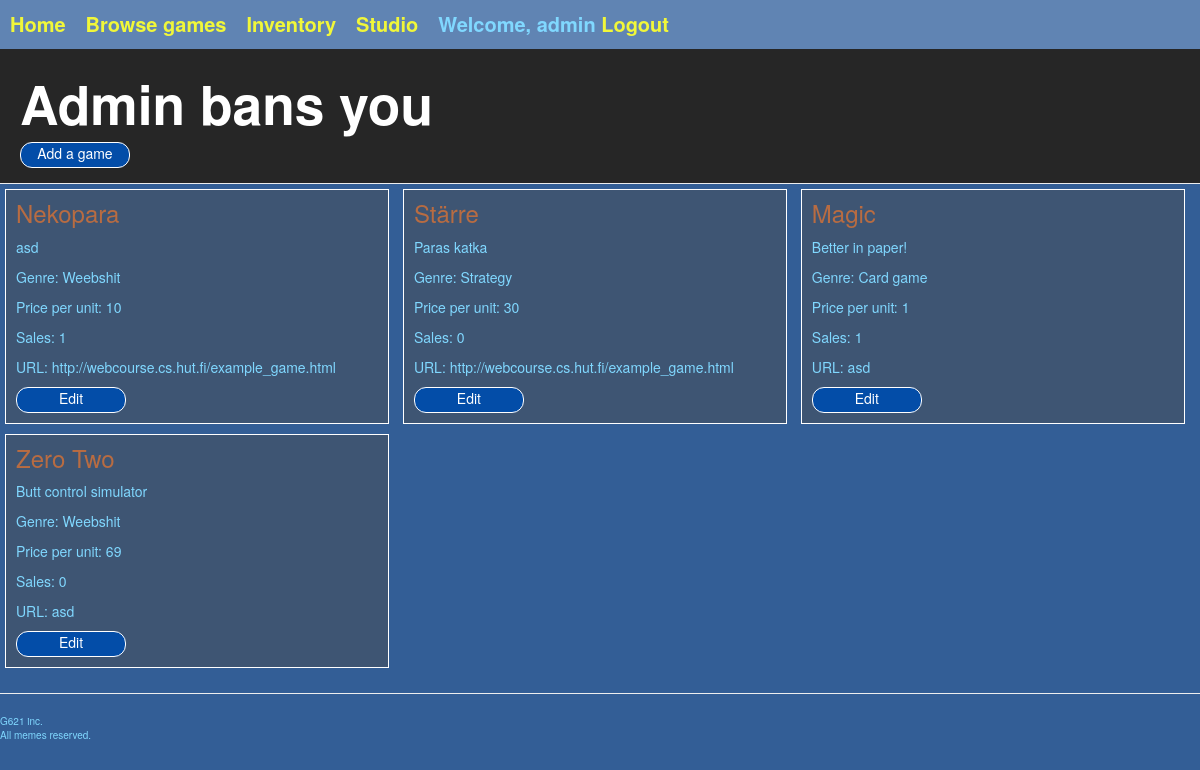
/studio/ (signed in), run on an earlier commit of the app's database.
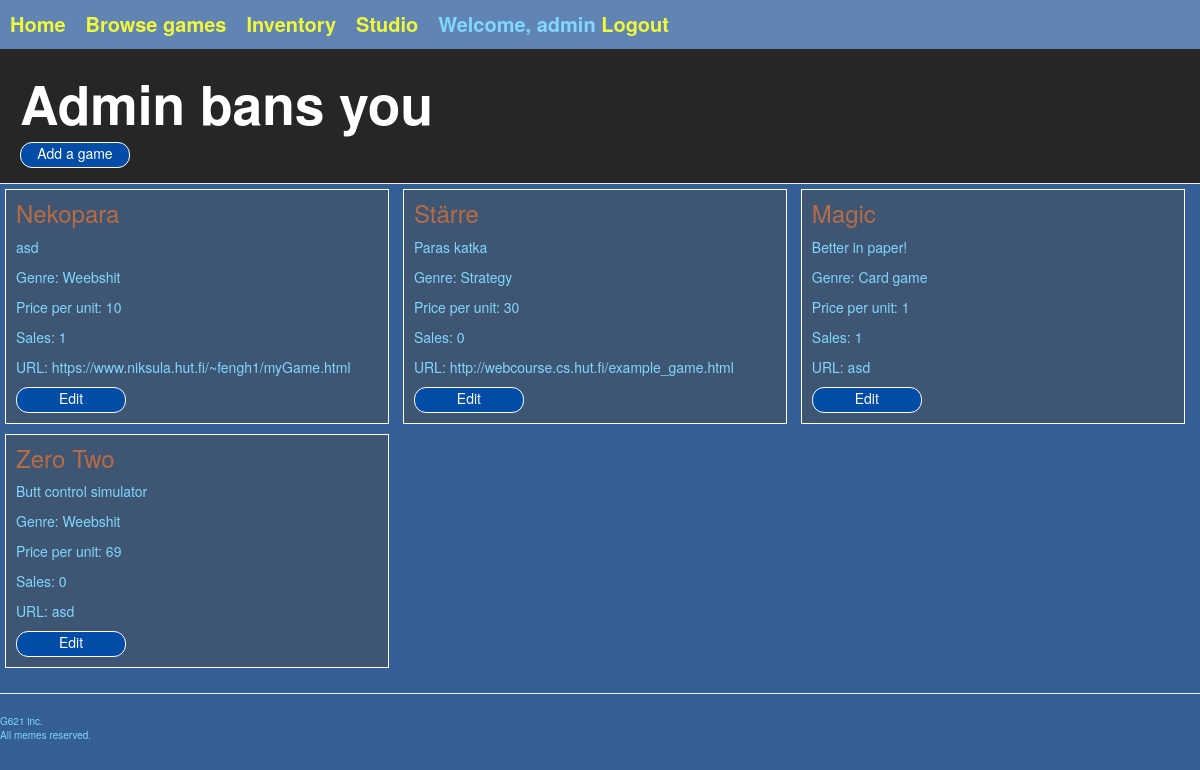
And on a later commit of the database.
### gameshop/models.py (models this page shows, shortened)
class Game(models.Model):
    id = models.AutoField(auto_created=True, primary_key=True)
    name = models.CharField(max_length=50)
    description = models.TextField(max_length=500)
    genre = models.ForeignKey(Genre, on_delete=models.CASCADE)
    sales = models.IntegerField(default=0)
    price = models.IntegerField(default=0)
    owner = models.ForeignKey(Developer, on_delete=models.CASCADE)
    url = models.CharField(max_length=300, default='http://webcourse.cs.hut.fi/example_game.html')
    bought = models.ManyToManyField(Profile, blank=True, through="Game_state")

class Genre(models.Model):
    name = models.CharField(max_length=20)

### gameshop/views.py (the view)
# urls.py: path('studio/', studio),
@login_required(login_url='/login/')
def studio(request):
    template = loader.get_template("gameshop/inventory/studio.html")
    context = getUserContext(request.user)
    return HttpResponse(template.render(context))

### gameshop/helpers.py (called while the page is built)
def getUserContext(user):
    if not user or user.is_anonymous:
        return { "profile": None, "developer": None }
    try:
        profile = Profile.objects.get(user=user)
    except Profile.DoesNotExist:
        profile = None
    try:
        developer = Developer.objects.get(profile=profile)
    except Developer.DoesNotExist:
        developer = None
    return { "profile": profile, "developer": developer }

### gameshop/models.py (called while the page is built)
    def gamesOwned(self):
        return Game.objects.filter(owner=Developer.objects.get(profile=self))

### gameshop/templates/gameshop/inventory/studio.html (shortened to what this page needs)
{% extends "gameshop/generic.html" %}
{% block pageHeader %}
  <div class="page-header">
    <h1>
      {{ developer.studioname }}
    </h1>
    <form action="/studio/addgame/" class="add-game">
      <input class="play-now-button" type="submit" value="Add a game" />
    </form>
  </div>
{% endblock %}
{% block content %}
  {% for game in profile.gamesOwned %}
    <div class="store-block">
      <h3>{{ game.name }}</h3>
      <p class="game-description">
        {{ game.description }}
      </p>
      <p>Genre: {{ game.genre.name }}</p>
      <p>Price per unit: {{ game.price }}</p>
      <p>Sales: {{ game.sales }}</p>
      <p>URL: {{ game.url }}</p>
      <form action="/studio/{{ game.id }}/">
        <input class="play-now-button" type="submit" value="Edit" />
      </form>
    </div>
  {% endfor %}
{% endblock %}

What changed in the data, as far as the page shows it:
changed Game "Nekopara": url "http://webcourse.cs.hut.fi/example_game.html" → "https://www.niksula.hut.fi/~fengh1/myGame.html"
